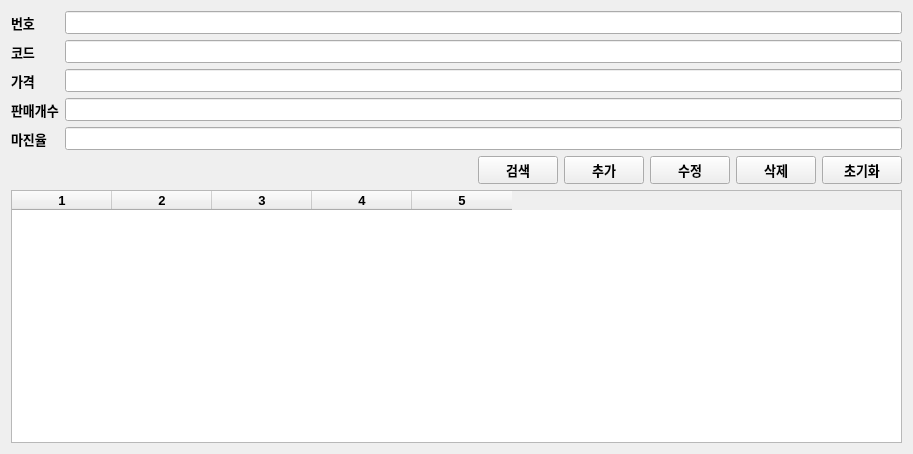
<?xml version="1.0" encoding="UTF-8"?>
<ui version="4.0">
 <class>DepartmentForm</class>
 <widget class="QWidget" name="DepartmentForm">
  <property name="geometry">
   <rect>
    <x>0</x>
    <y>0</y>
    <width>913</width>
    <height>454</height>
   </rect>
  </property>
  <property name="windowTitle">
   <string>가격조정</string>
  </property>
  <layout class="QGridLayout" name="gridLayout_3">
   <item row="0" column="0">
    <layout class="QGridLayout" name="gridLayout_2">
     <item row="0" column="0">
      <layout class="QGridLayout" name="gridLayout">
       <item row="0" column="0">
        <layout class="QVBoxLayout" name="verticalLayout">
         <item>
          <widget class="QLabel" name="lbl_no">
           <property name="font">
            <font>
             <pointsize>10</pointsize>
             <weight>75</weight>
             <bold>true</bold>
            </font>
           </property>
           <property name="text">
            <string>번호</string>
           </property>
          </widget>
         </item>
         <item>
          <widget class="QLabel" name="lbl_code">
           <property name="font">
            <font>
             <pointsize>10</pointsize>
             <weight>75</weight>
             <bold>true</bold>
            </font>
           </property>
           <property name="text">
            <string>코드</string>
           </property>
          </widget>
         </item>
         <item>
          <widget class="QLabel" name="lbl_price">
           <property name="font">
            <font>
             <pointsize>10</pointsize>
             <weight>75</weight>
             <bold>true</bold>
            </font>
           </property>
           <property name="text">
            <string>가격</string>
           </property>
          </widget>
         </item>
         <item>
          <widget class="QLabel" name="lbl_saleCnt">
           <property name="font">
            <font>
             <pointsize>10</pointsize>
             <weight>75</weight>
             <bold>true</bold>
            </font>
           </property>
           <property name="text">
            <string>판매개수</string>
           </property>
          </widget>
         </item>
         <item>
          <widget class="QLabel" name="lbl_marginRate">
           <property name="font">
            <font>
             <pointsize>10</pointsize>
             <weight>75</weight>
             <bold>true</bold>
            </font>
           </property>
           <property name="text">
            <string>마진율</string>
           </property>
          </widget>
         </item>
        </layout>
       </item>
       <item row="0" column="1">
        <layout class="QVBoxLayout" name="verticalLayout_2">
         <item>
          <widget class="QLineEdit" name="le_no">
           <property name="font">
            <font>
             <pointsize>10</pointsize>
             <weight>75</weight>
             <bold>true</bold>
            </font>
           </property>
          </widget>
         </item>
         <item>
          <widget class="QLineEdit" name="le_code">
           <property name="font">
            <font>
             <pointsize>10</pointsize>
             <weight>75</weight>
             <bold>true</bold>
            </font>
           </property>
          </widget>
         </item>
         <item>
          <widget class="QLineEdit" name="le_price">
           <property name="font">
            <font>
             <pointsize>10</pointsize>
             <weight>75</weight>
             <bold>true</bold>
            </font>
           </property>
          </widget>
         </item>
         <item>
          <widget class="QLineEdit" name="le_saleCnt">
           <property name="font">
            <font>
             <pointsize>10</pointsize>
             <weight>75</weight>
             <bold>true</bold>
            </font>
           </property>
          </widget>
         </item>
         <item>
          <widget class="QLineEdit" name="le_marginRate">
           <property name="font">
            <font>
             <pointsize>10</pointsize>
             <weight>75</weight>
             <bold>true</bold>
            </font>
           </property>
          </widget>
         </item>
        </layout>
       </item>
      </layout>
     </item>
     <item row="1" column="0">
      <layout class="QHBoxLayout" name="horizontalLayout">
       <item>
        <spacer name="horizontalSpacer">
         <property name="orientation">
          <enum>Qt::Horizontal</enum>
         </property>
         <property name="sizeHint" stdset="0">
          <size>
           <width>40</width>
           <height>20</height>
          </size>
         </property>
        </spacer>
       </item>
       <item>
        <widget class="QPushButton" name="btn_search">
         <property name="font">
          <font>
           <pointsize>10</pointsize>
           <weight>75</weight>
           <bold>true</bold>
          </font>
         </property>
         <property name="text">
          <string>검색</string>
         </property>
        </widget>
       </item>
       <item>
        <widget class="QPushButton" name="btn_add">
         <property name="font">
          <font>
           <pointsize>10</pointsize>
           <weight>75</weight>
           <bold>true</bold>
          </font>
         </property>
         <property name="text">
          <string>추가</string>
         </property>
        </widget>
       </item>
       <item>
        <widget class="QPushButton" name="btn_update">
         <property name="font">
          <font>
           <pointsize>10</pointsize>
           <weight>75</weight>
           <bold>true</bold>
          </font>
         </property>
         <property name="text">
          <string>수정</string>
         </property>
        </widget>
       </item>
       <item>
        <widget class="QPushButton" name="btn_del">
         <property name="font">
          <font>
           <pointsize>10</pointsize>
           <weight>75</weight>
           <bold>true</bold>
          </font>
         </property>
         <property name="text">
          <string>삭제</string>
         </property>
        </widget>
       </item>
       <item>
        <widget class="QPushButton" name="btn_init">
         <property name="font">
          <font>
           <pointsize>10</pointsize>
           <weight>75</weight>
           <bold>true</bold>
          </font>
         </property>
         <property name="text">
          <string>초기화</string>
         </property>
        </widget>
       </item>
      </layout>
     </item>
     <item row="2" column="0">
      <widget class="QTableWidget" name="tableWidget">
       <property name="font">
        <font>
         <pointsize>10</pointsize>
         <weight>75</weight>
         <bold>true</bold>
        </font>
       </property>
       <property name="rowCount">
        <number>0</number>
       </property>
       <property name="columnCount">
        <number>5</number>
       </property>
       <attribute name="verticalHeaderVisible">
        <bool>false</bool>
       </attribute>
       <column/>
       <column/>
       <column/>
       <column/>
       <column/>
      </widget>
     </item>
    </layout>
   </item>
  </layout>
 </widget>
 <resources/>
 <connections/>
</ui>
